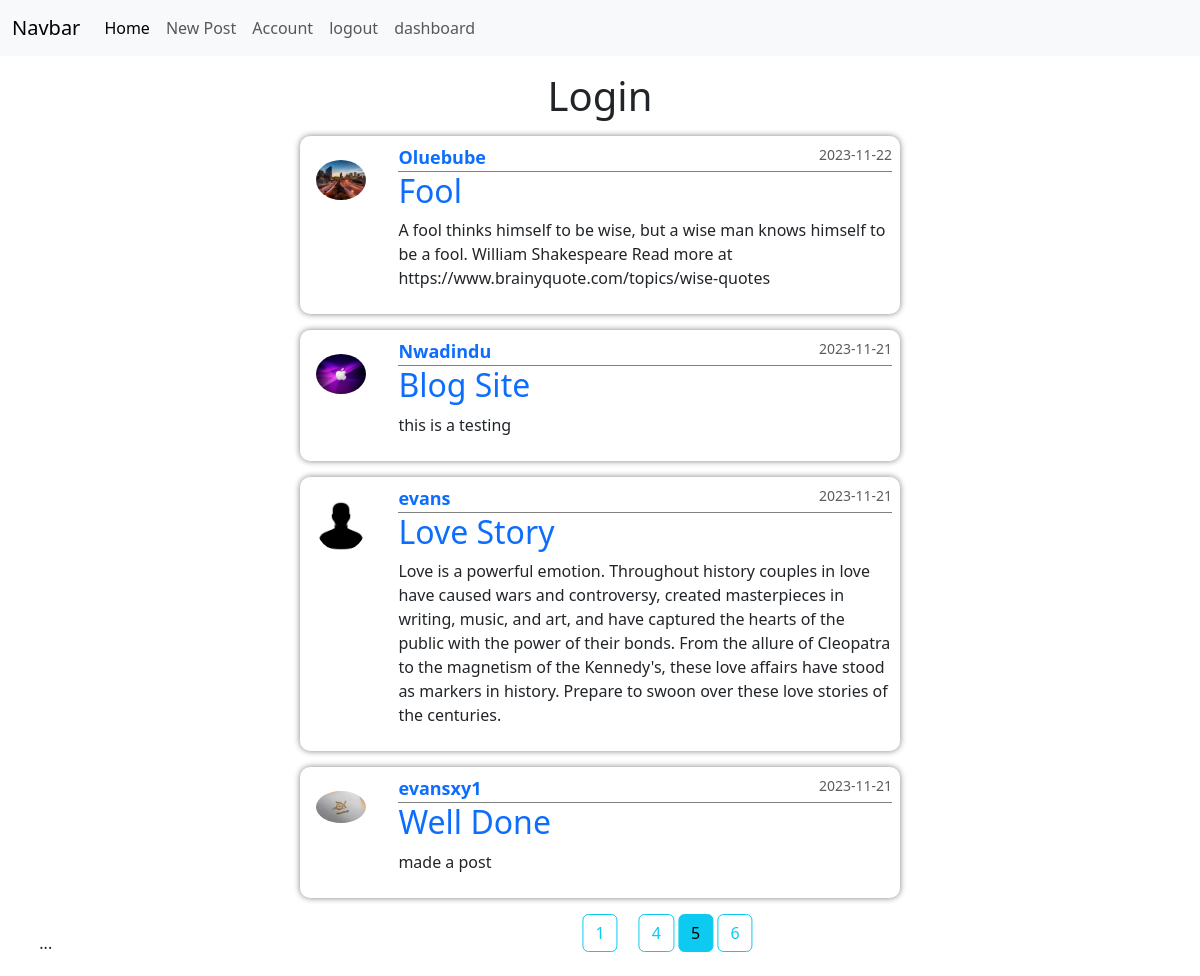
/?page=5 (signed in), run on the app's committed database.
### app/models.py (models this page shows, shortened)
class Post(db.Model):
    id = db.Column(db.Integer, primary_key=True)
    title = db.Column(db.String(100), nullable=False)
    date_posted = db.Column(db.DateTime, nullable=False, default=datetime.utcnow)
    content = db.Column(db.Text, nullable=False)
    user_id = db.Column(db.Integer, db.ForeignKey('user.id'), nullable=False)

class  User(db.Model, UserMixin):
    id = db.Column(db.Integer, primary_key=True)
    username = db.Column(db.String(10), unique=True, nullable=False)
    email = db.Column(db.String(120), unique=True, nullable=False)
    image_file = db.Column(db.String(20), nullable=False, default='default.jpg')
    password = db.Column(db.String(60), nullable=False)
    posts = db.relationship('Post', backref='author', lazy=True)

### app/route.py (the view)
@app.route("/")
@login_required
def home():
    page = request.args.get('page', 1, type=int)
    posts = Post.query.order_by(Post.date_posted.desc()).paginate(page=page, per_page=4)
    return render_template("index.html", posts=posts)

### app/models.py (called while the page is built)
@login_manager.user_loader
def load_user(user_id):
    return User.query.get(int(user_id))

### app/templates/index.html (shortened to what this page needs)
<!DOCTYPE html>
<html lang="en">
<head>
 <link rel="stylesheet" type="text/css" href="{{ url_for('static', filename='home.css') }}">
</head>
<body>
  {% extends 'layout.html' %}
  {% block content %}
 <h1 class="header">Login</h1>
<div class="post">
 {% for post in posts.items %}
 <article class="media content-section">
  <img class="rounded-circle article-img" src="{{ url_for('static', filename='profile_pics/' + post.author.image_file) }}" alt="">
  <div class="media-body">
    <div class="article-metadata">
      <a href="{{ url_for('user_posts', username=post.author.username) }}" class="mr-2">{{ post.author.username }} </a>
      <small class="text-muted"> {{post.date_posted.strftime('%Y-%m-%d')}}</small>
    </div>
    <h2><a href="{{ url_for('post', post_id=post.id) }}" class="article-title">{{ post.title }}</a></h2>
    <p class="article-content">{{post.content}} </p>
  </div>
 </article>
{% endfor %}
</div>
{% for page_num in posts.iter_pages(left_edge=1, right_edge=1, left_current=1, right_current=2) %}
    {% if page_num %}
      {% if posts.page == page_num %}
        <a class="pagnate btn btn-info mb-4" href="{{ url_for('home', page=page_num) }}">{{ page_num }}</a>
      {% else %}
        <a class="pagnate btn btn-outline-info mb-4" href="{{ url_for('home', page=page_num) }}">{{ page_num }}</a>
      {% endif %}
    {% else %}
      ...
    {% endif %}
{% endfor %}
{% endblock %}

### app/static/home.css (style rules this page uses)
* { padding: 0; margin: 0; box-sizing: border-box; }
.header { text-align: center; margin-block: 1rem; }
.post { padding-inline: 1rem; }
.media { display: grid; grid-template-columns: 10% auto; margin: 1rem; margin-inline: auto; padding: .5rem; box-shadow: 0 0 6px gray; border-radius: 10px; width: 100%; max-width: 600px; }
.media img { width: 50px; margin: 1rem .5rem; }
.media-body { margin-left: 2rem; width: auto; }
.media-body h2 { text-transform: capitalize; }
.media-body h2 a { text-decoration: none; }
.article-metadata { border-bottom: 1px solid gray; display: flex; justify-content: space-between; }
.article-metadata a { text-decoration: none; font-size: 18px; font-weight: 600; }
.pagnate { position: relative; left: 50%; transform: translate(-50%); }

### data on the page
Post: image_file (picture), author.username "Oluebube", date_posted "2023-11-22", title "Fool", content "A fool thinks himself to be wise, but a wise man knows himself to be a fool. William Shakespeare Read more at https://www.brainyquote.com/topics/wise-quotes"
Post: image_file (picture), author.username "Nwadindu", date_posted "2023-11-21", title "Blog Site", content "this is a testing"
Post: image_file (placeholder picture), author.username "evans", date_posted "2023-11-21", title "Love Story", content "Love is a powerful emotion. Throughout history couples in love have caused wars and controversy, created masterpieces in writing, music, and art, and have captured the hearts of the public with the power of their bonds. From the allure of Cleopatra to the magnetism of the Kennedy's, these love affairs have stood as markers in history. Prepare to swoon over these love stories of the centuries."
Post: image_file (picture), author.username "evansxy1", date_posted "2023-11-21", title "Well Done", content "made a post"

### other printed values
{{ page_num }} "1" "4" "6"
{{ page_num }} "5"
